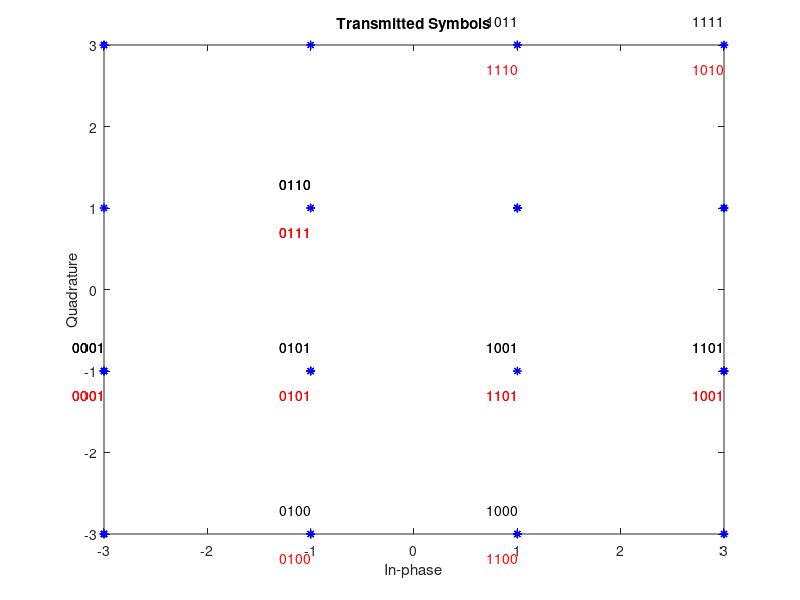
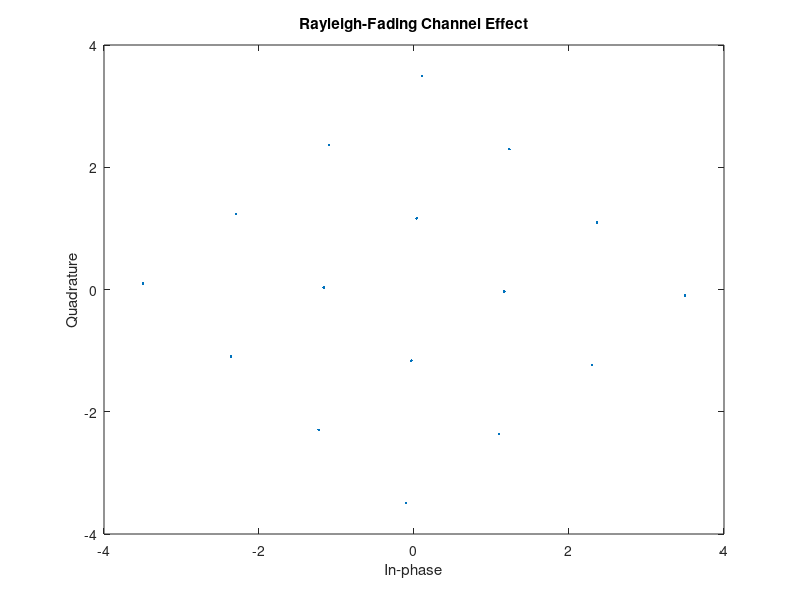
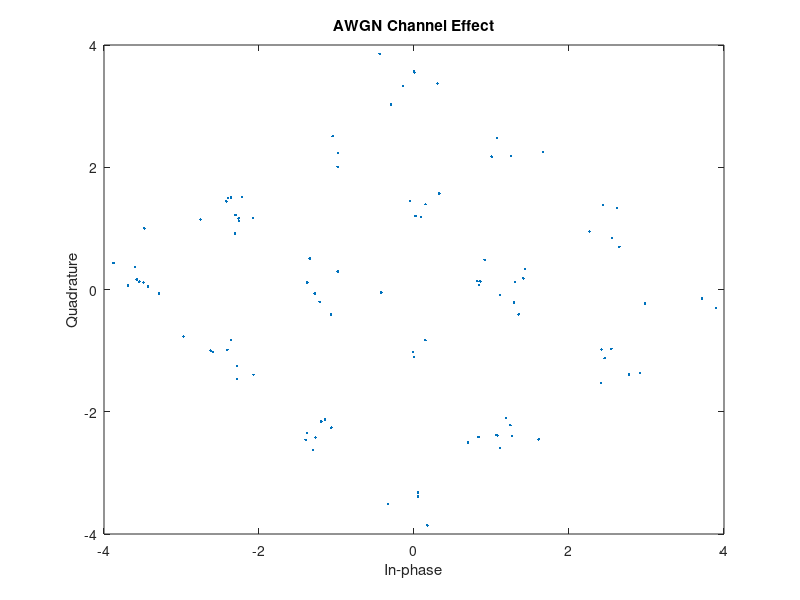

MATLAB code to generate these figures, in order: (Note: this script raises an error after producing the figures.)
%% Initialization
clear;clc
close all;
%% 16-QAM Transmitter Model
N=100; % Number of Samples
M=16; % Number bits per symbol
%-------------------Data Generation---------------------------%
data=randi([0 M-1],N,1);
%data=[0:M-1];
%-----------Grey Encoding------------%
[datagrey,mapgrey] = bin2gray(data,'qam',M);
%-------------------16-QAM Modulation----------------------------%
consttable=[-3-3i, -3-1i, -3+3i, -3+1i,...
            -1-3i, -1-1i, -1+3i, -1+1i,...
             3-3i, 3-1i, 3+3i, 3+1i,...
             1-3i, 1-1i, 1+3i, 1+1i];
for k=1:length(datagrey)
    tx(k) = consttable(datagrey(k)+1);
end 
tx=tx(:);
scatterplot(tx,1,0,'b*');
for k = 1:16
    text(real(tx(k))-0.3,imag(tx(k))+0.3,...
        dec2base(data(k),2,4));
    
    text(real(tx(k))-0.3,imag(tx(k))-0.3,...
        dec2base(datagrey(k),2,4),'Color',[1 0 0]);
end
title('Transmitted Symbols');

%% Rayleigh-Fading Channel Model
hr=normrnd(0,sqrt(0.5),1);
hi=normrnd(0,sqrt(0.5),1);
h=(hr+1i*hi)*ones(1,N);
h=h(:);
rx=tx.*h;
scatterplot(rx)
title('Rayleigh-Fading Channel Effect');

%% AWGN Channel
%AWGN Noise
mu=0;
No=0.1;
variance=No/2;
sigma=sqrt(variance);
nc=normrnd(mu,sigma,[1,N]);
ns=normrnd(mu,sigma,[1,N]);
n=nc+1i*ns;
n=n(:);
yk=rx+n;
scatterplot(yk);
title('AWGN Channel Effect');

%% Correlator & Decision Model
consttable=[-3-3i, -3-1i, -3+3i, -3+1i, -1-3i, -1-1i, -1+3i, -1+1i, 3-3i, 3-1i, 3+3i, 3+1i, 1-3i, 1-1i, 1+3i, 1+1i];
for N = 1:length(yk)
     %compute the minimum distance for each symbol  
     [~, idx] = min(abs(yk(N) - consttable));
     datademod(N) = idx-1;
end
[datademodbin,mapbin] = gray2bin(datademod,'qam',M);
datademodbin=datademodbin(:);
%% BER
BER=biterr(datademodbin,data)/(length(data)*log2(M));
for num=0.1:0.001:1,i=1:length(num);
    BER(i)=drawber(num);
end
%% Repitition Code

